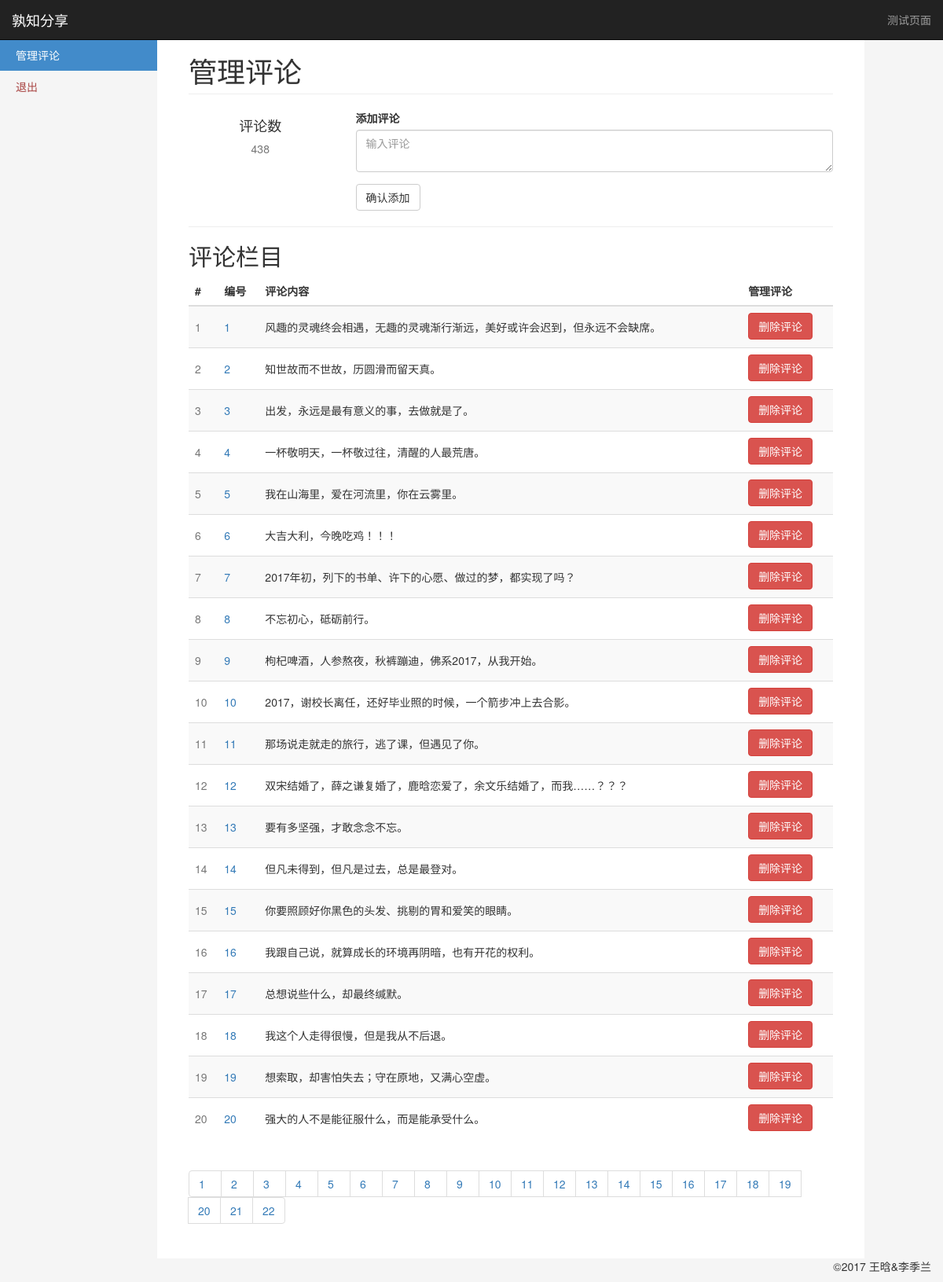
/manage, run on the app's committed database.
### app/models.py (models this page shows, shortened)
class Comment(db.Model):
    __tablename__ = 'comment'
    id = db.Column(db.Integer, primary_key=True)
    text = db.Column(db.String(256), nullable=False)

### app/views.py (the view)
@app.route('/manage', methods=["GET", "POST"])
@app.route('/manage<int:page>', methods=["GET", "POST"])
def manage(page=1):
    comments = comment_helper.get_all_comments()
    length = len(comments)
    p_list, start, end = comment_helper.get_page(length, pagesize=20, page=page)
    count = {'visit': 0, 'com_len': length, 'page_list': p_list}
    return render_template('manage.html', comments=comments[start:end], count=count)

### app/comment_helper.py (called while the page is built, shortened)
def get_all_comments():
    comments = Comment.query.all()
    return comments

def get_page(length, page, pagesize=5):
    p_len = int(math.ceil(length / pagesize))
    p_list = range(1, p_len+1)
    start = 0
    end = pagesize
    if page == 0:
        start = length - pagesize
        end = length
    return p_list, start, end

### app/templates/manage.html (shortened to what this page needs)
{% extends "layout.html" %}
{% block body %}
    <nav class="navbar navbar-inverse navbar-fixed-top" role="navigation">
          <div class="container-fluid">
            <div class="navbar-header">
              <a class="navbar-brand" href="#">孰知分享</a>
            </div>
            <div class="navbar-collapse collapse">
              <ul class="nav navbar-nav navbar-right">
                <li><a href="/comment">测试页面</a></li>
              </ul>
            </div>
          </div>
    </nav>
    <div class="container-fluid">
          <div class="row row-offcanvas row-offcanvas-left">
             <div class="col-sm-3 col-md-2 sidebar-offcanvas" id="sidebar" role="navigation">
                <ul class="nav nav-sidebar">
                  <li class="active"><a href="/manage">管理评论</a></li>
                  <li><a href="/logout" target="_ext" class="text-danger">退出</a></li>
                </ul>
            </div>
            <div class="col-sm-9 col-md-9 main">
              <h1 class="page-header">
                管理评论
              </h1>
                <div class="row">
                     <div class="placeholders col-md-3">
                <div class="placeholder text-center">
                  <h4>评论数</h4>
                  <span class="text-muted">{{ count.com_len }}</span>
                </div>
              </div>
              <div class="placeholders col-md-9">
                  <div class="form-group">
                    <label for="addComment">添加评论</label>
                    <textarea type="text" class="form-control" id="addComment" placeholder="输入评论"></textarea>
                  </div>
                  <button class="btn btn-default" onclick="addComment()">确认添加</button>
              </div>
                </div>
                <hr>
              <h2 class="sub-header">评论栏目</h2>
              <div class="table-responsive">
                <table class="table table-striped">
                  <thead>
                    <tr>
                      <th>#</th>
                      <th>编号</th>
                      <th>评论内容</th>
                      <th>管理评论</th>
                    </tr>
                  </thead>
                  <tbody id="comTable">
                  {% for comment in comments %}
                    <tr>
                      <td class="text-muted">{{ loop.index }}</td>
                      <td class="text-primary">{{ comment.id }}</td>
                      <td>{{ comment.text }}</td>
                      <td><span><button class="btn btn-danger" onclick="deleteComment({{comment.id}})">删除评论</button> </span></td>
                    </tr>
                  {% endfor %}
                  </tbody>
                </table>
              </div>
              <nav aria-label="Page navigation">
                <ul class="pagination">
                  {% for page in count.page_list %}
                    <li><a href="manage{{ page }}">{{page}}</a></li>
                  {% endfor %}
                </ul>
              </nav>
          </div>
        </div>
    </div>
{% endblock %}

### app/static/css/styles.css (style rules this page uses)
body { padding-top: 50px; background-color: #f5f5f5; }
.nav-sidebar { background-color: #f5f5f5; margin-right: -15px; margin-bottom: 20px; margin-left: -15px; }
.nav-sidebar > li > a { padding-right: 20px; padding-left: 20px; }
.nav-sidebar > .active > a { color: #fff; background-color: #428bca; }
.main { padding: 20px; background-color: #fff; }
@media (min-width: 768px) { .main { padding-right: 40px; padding-left: 40px; } }
.main .page-header { margin-top: 0; }
#comTable button { margin-top: 2x; margin-bottom: 2px; }
#comTable td { vertical-align: middle; }

### app/templates/layout.html (style rules this page uses)
.pagination li a { width: 42px; }

### data on the page
Comment: id "1", text "风趣的灵魂终会相遇，无趣的灵魂渐行渐远，美好或许会迟到，但永远不会缺席。"
Comment: id "2", text "知世故而不世故，历圆滑而留天真。"
Comment: id "3", text "出发，永远是最有意义的事，去做就是了。"
Comment: id "4", text "一杯敬明天，一杯敬过往，清醒的人最荒唐。"
Comment: id "5", text "我在山海里，爱在河流里，你在云雾里。"
Comment: id "6", text "大吉大利，今晚吃鸡！！！"
Comment: id "7", text "2017年初，列下的书单、许下的心愿、做过的梦，都实现了吗？"
Comment: id "8", text "不忘初心，砥砺前行。"
Comment: id "9", text "枸杞啤酒，人参熬夜，秋裤蹦迪，佛系2017，从我开始。"
Comment: id "10", text "2017，谢校长离任，还好毕业照的时候，一个箭步冲上去合影。"
Comment: id "11", text "那场说走就走的旅行，逃了课，但遇见了你。"
Comment: id "12", text "双宋结婚了，薛之谦复婚了，鹿晗恋爱了，余文乐结婚了，而我……？？？"
Comment: id "13", text "要有多坚强，才敢念念不忘。"
Comment: id "14", text "但凡未得到，但凡是过去，总是最登对。"
Comment: id "15", text "你要照顾好你黑色的头发、挑剔的胃和爱笑的眼睛。"
Comment: id "16", text "我跟自己说，就算成长的环境再阴暗，也有开花的权利。"
Comment: id "17", text "总想说些什么，却最终缄默。"
Comment: id "18", text "我这个人走得很慢，但是我从不后退。"
Comment: id "19", text "想索取，却害怕失去；守在原地，又满心空虚。"
Comment: id "20", text "强大的人不是能征服什么，而是能承受什么。"

### other printed values
{{ count.com_len }} "438"
{{ page }} "1" "2" "3" "4" "5" "6" "7" "8" "9" "10" "11" "12" "13" "14" "15" "16" "17" "18" "19" "20" "21" "22"
